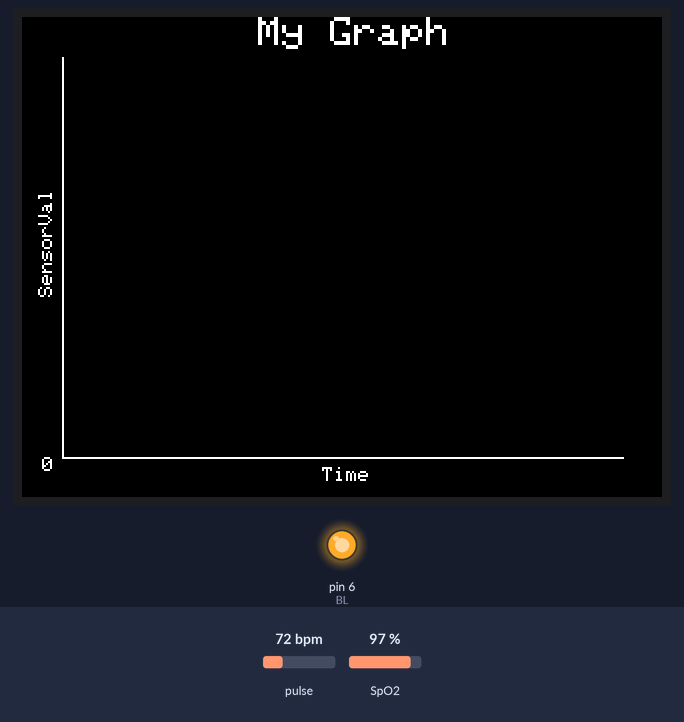
Recording of a sketch running on a simulated Arduino Uno, built with avr-gcc and run on an emulated ATmega328P. Parts: 320×240 colour display, output pins drawn as LEDs (lit = HIGH). The inputs (shaded band) are chosen by the test bench; at power-on: SpO2 97 %, pulse 72 bpm. What the sketch prints to the serial monitor is not drawn.

Above: at 0.3 s.
At 3.4 s:
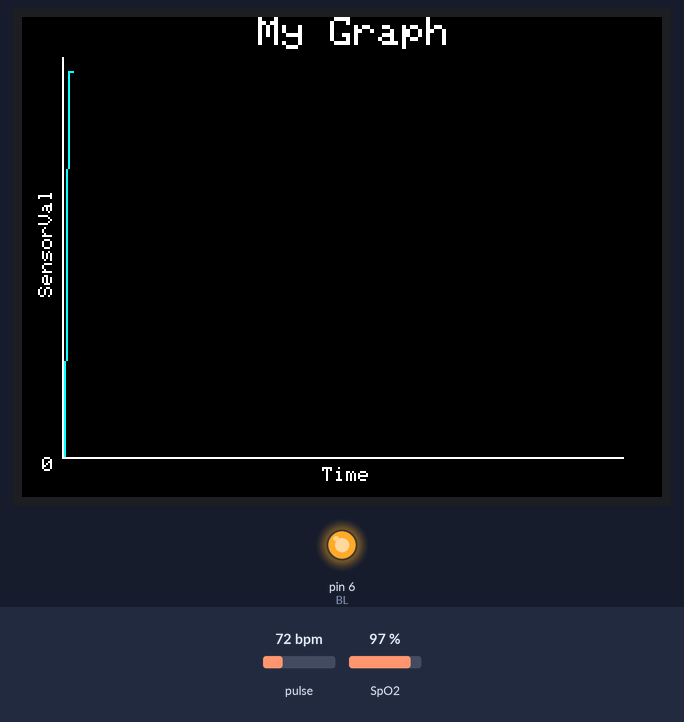
3.5 s: SpO2 set to 80 %
5.7 s: SpO2 set to 85 %
7.7 s: SpO2 set to 90 %
At 9.24 s:
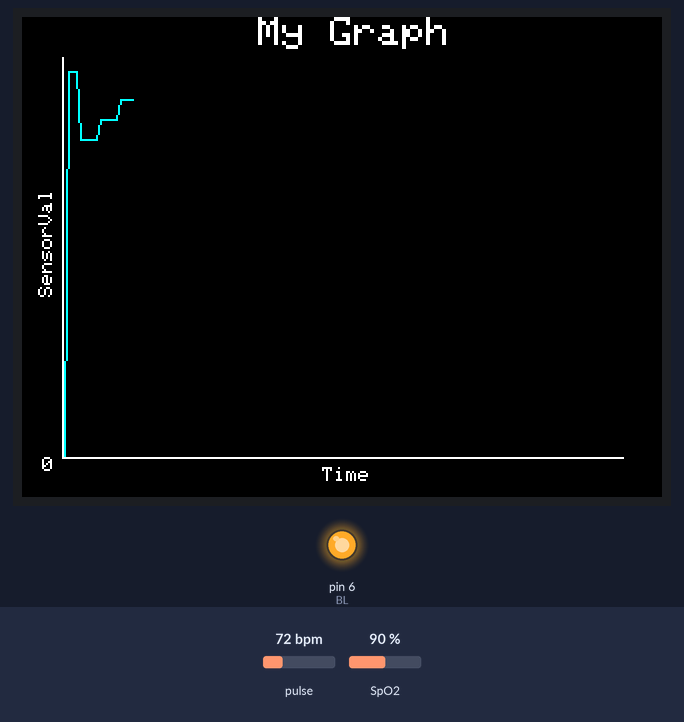
Timing chart, 0 to 10.7 s (numbered marks = the images above; inputs shaded):
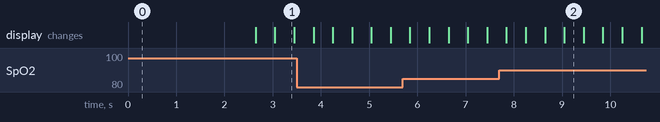

The sketch:

Example-1_Pulse-Oximeter.ino
```cpp
// TFT libraries:
#include <SPI.h>
#include <Adafruit_GFX.h>
#include <Adafruit_ILI9341.h>

// MAX30102 libraries:
#include <Wire.h>
#include "MAX30105.h"
#include "spo2_algorithm.h"

// SPI Signals
#define SCK 13
#define MOSI 11
#define MISO 12
#define DC 8
#define CS 10

// Controls for reset and backlight
#define RST 9
#define BL 6

#define MAXBUF 50
#define BUFWINDOW 10

// Defines a tft object:
Adafruit_ILI9341 tft = Adafruit_ILI9341(CS, DC, RST);

// Pulse oximeter:
MAX30105 pulseOximeter;
// Buffers for sensor data:
uint16_t irBuf[MAXBUF];
uint16_t redBuf[MAXBUF];

int32_t bufLen = MAXBUF; //data buffer length
int32_t spo2; //SpO2 value
int8_t validSpo2; //indicator to show if the SPO2 calculation is valid
int32_t heartRate; //heart rate value
int8_t validHeartRate; //indicator to show if the heart rate calculation is valid

// Set the MAX30102 settings:
const byte ledBrightness = 60; // Options: 0=Off to 255=50mA
const byte sampleAverage = 4; // Options: 1, 2, 4, 8, 16, 32
const byte ledMode = 3; // Options: 1 = Red only, 2 = Red + IR, 3 = Red + IR + Green
const byte sampleRate = MAXBUF*2; // Options: 50, 100, 200, 400, 800, 1000, 1600, 3200
const int pulseWidth = 411; // Options: 69, 118, 215, 411
const int adcRange = 4096; // Options: 2048, 4096, 8192, 16384

void setup() {
  Serial.begin(115200);
  tft.begin(); // Start the display

  /*
  int result = pulseOximeter.begin(Wire, I2C_SPEED_FAST); // Use default SDA/A4 SCL/A5 at 400kHz speed
  // If the setup wasn't succesful
  if(result != 0){
    Serial.println(F("MAX30102 was not found. Attach and then reset"));
    while (1); // Stay here until reset
  } */

  if (!pulseOximeter.begin(Wire, I2C_SPEED_FAST)) //Use default I2C port, 400kHz speed
  {
    Serial.println(F("MAX30105 was not found. Please check wiring/power."));
    while (1);
  }

  // Passing the settings:
  pulseOximeter.setup(ledBrightness, sampleAverage, ledMode, sampleRate, pulseWidth, adcRange);

  pinMode(BL, OUTPUT); // Set up the backlight
  digitalWrite(BL, HIGH); // Turn it on

  drawGraph(); // Draw the initial graph

  initSamples(); // Calculate SpO2 and heart rate on the first MAXBUF samples
}

void loop() {
  static long prevSpo2 = 0;

  updateSamples();

  if (validSpo2 == 0){
    plotVal(prevSpo2);
  }
  else{
    plotVal(spo2);
    prevSpo2 = spo2;
  }

}

void drawGraph() {
  tft.fillScreen(ILI9341_BLACK); // Black-out the screen
  tft.setRotation(3); // We want it horizontal

  // All the text is white:
  tft.setTextColor(ILI9341_WHITE);

  // Place and draw the title:
  tft.setCursor(118, 0);
  tft.setTextSize(2);
  tft.println("My Graph");

  // Draw a "0" by the origin:
  tft.setCursor(10, 220); tft.setTextSize(1); tft.println("0");
  tft.drawLine(20, 220, 300, 220, ILI9341_WHITE);
  tft.drawLine(20, 220, 20, 20, ILI9341_WHITE);

  // Draw the x and y labels:
  char xlabel[] = "Time";
  char ylabel[] = "SensorVal";
  tft.setRotation(2); // Set rotation to draw sideways
  tft.setCursor(100, 8); tft.setTextSize(1); tft.println(ylabel);
  tft.setRotation(3); // Set the rotation back
  tft.setCursor(150, 225); tft.setTextSize(1); tft.println(xlabel);

}

void plotVal (int val) {
  const int MAX_X = 278;
  static int prevX, curX = 0; // X values ranging from 0 to MAX_X
  static int prevY, curY = 0; // Y values ranging from 0 to 1023 (analogRead max)

  curX+= 2; // Increment by 1 whenever a new plot is called.
  curY = val; // For this function, curY is completely the same as val.

  // If plot exceeds boundaries, it should be drawn from the beginning:
  if(curX >= MAX_X){
    // Reset current and previous x.
    prevX = 0;
    curX = 0;
    blankGraph();
  }

  // Map all the values to fit within plot boundaries:
  int plotX1 = map(prevX, 0, 278, 21, 299);
  int plotY1 = map(prevY, 0, 100, 219, 21);
  int plotX2 = map(curX, 0, 278, 21, 299);
  int plotY2 = map(curY, 0, 100, 219, 21);

  //Draw a line with the mapped values:
  tft.drawLine(plotX1, plotY1, plotX2, plotY2, ILI9341_CYAN);

  // Set the new prev values:
  prevX = curX;
  prevY = curY;
}

void blankGraph(){
  for (int x = 0; x <= 278; x++){
    tft.drawFastVLine(x+21, 20, 200, ILI9341_BLACK);
  }
}

void initSamples(){
  for (int i = 0; i < bufLen; i++)
  {
    // Wait until new data is available
    while (pulseOximeter.available() == false){
      pulseOximeter.check(); // Ask the sensor to check
    }

    // Get the samples:
    redBuf[i] = pulseOximeter.getRed();
    irBuf[i] = pulseOximeter.getIR();
    pulseOximeter.nextSample(); // Prepare next sample

    Serial.print(F("red="));
    Serial.print(redBuf[i], DEC);
    Serial.print(F(", ir="));
    Serial.println(irBuf[i], DEC);
  }

  // Run the algorithm for SpO2 calculation
  maxim_heart_rate_and_oxygen_saturation(irBuf, bufLen, redBuf, &spo2, &validSpo2, &heartRate, &validHeartRate);
}

void updateSamples(){
  // Rotate out the oldest BUFWINDOW samples
  for (int i = BUFWINDOW; i < MAXBUF; i++){
    redBuf[i - BUFWINDOW] = redBuf[i];
    irBuf[i - BUFWINDOW] = irBuf[i];
  }

  //take BUFWINDOW sets of samples before calculating the heart rate.
    for (byte i = MAXBUF-BUFWINDOW; i < MAXBUF; i++){

      // Wait until new data is available
      while (pulseOximeter.available() == false){
        pulseOximeter.check(); // Ask the sensor to check
      }

      redBuf[i] = pulseOximeter.getRed();
      irBuf[i] = pulseOximeter.getIR();
      pulseOximeter.nextSample(); // Prepare next sample

      Serial.print(F("red="));
      Serial.print(redBuf[i], DEC);
      Serial.print(F(", ir="));
      Serial.print(irBuf[i], DEC);
      Serial.print(F(", HR="));
      Serial.print(heartRate, DEC);
      Serial.print(F(", HRvalid="));
      Serial.print(validHeartRate, DEC);
      Serial.print(F(", SPO2="));
      Serial.print(spo2, DEC);
      Serial.print(F(", SPO2Valid="));
      Serial.println(validSpo2, DEC);
    }

    // Run the algorithm for SpO2 calculation
    maxim_heart_rate_and_oxygen_saturation(irBuf, bufLen, redBuf, &spo2, &validSpo2, &heartRate, &validHeartRate);
}
```
